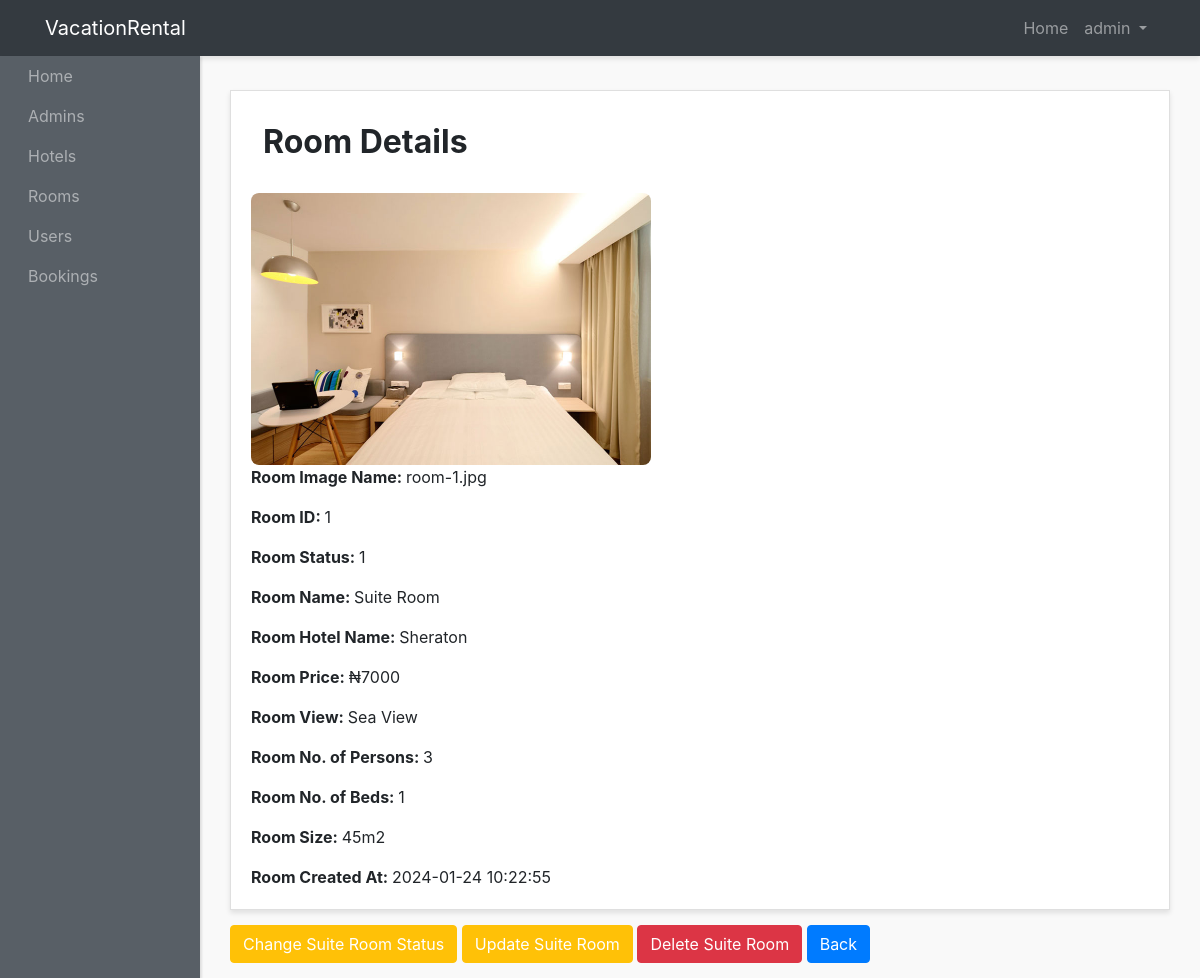
The page /admin-panel/rooms-admins/manage-rooms.php?id=1 (signed in) on the database its author committed.
### tables this page shows
CREATE TABLE `rooms` (
  `id` int(11) NOT NULL,
  `name` varchar(255) NOT NULL,
  `image` varchar(255) NOT NULL,
  `description` text NOT NULL,
  `price` int(11) NOT NULL,
  `num_persons` int(11) NOT NULL,
  `size` int(11) NOT NULL,
  `view` varchar(255) NOT NULL,
  `num_beds` int(11) NOT NULL,
  `hotel_id` int(11) NOT NULL,
  `hotel_name` varchar(255) NOT NULL,
  `uti_description` text NOT NULL,
  `status` int(11) NOT NULL DEFAULT 1,
  `created_at` timestamp NOT NULL DEFAULT current_timestamp()
);

### admin-panel/rooms-admins/manage-rooms.php (the view, shortened to what this page needs)
<?php require "../layouts/header.php"; ?>
<?php require "../../config/config.php"; ?>
<?php
if (isset($_GET['id'])) {
    $id = $_GET['id'];
    $room = $conn->query("SELECT * FROM rooms WHERE id='$id'");
    $room->execute();
    $singleRoom = $room->fetch(PDO::FETCH_OBJ);
} else {
    echo "<script>window.location.href='".ADMINURL."/404.php'</script>";
}
?>
<div class="row">
    <div class="col">
        <div class="card">
            <h2 class="card-title" style="margin-top: 2rem; margin-left: 2rem;"><strong>Room Details</strong></h2>
            <div class="card-body">
                <img src="<?php echo ROOMSIMAGES; ?>/<?php echo $singleRoom->image; ?>" alt="" style="width: 25rem; height: 17rem; border-radius: 0.5rem;">
                <p class="card-text"><strong>Room Image Name: </strong><?php echo $singleRoom->image; ?></p>
                <p class="card-text"><strong>Room ID: </strong><?php echo $singleRoom->id; ?></p>
                <p class="card-text"><strong>Room Status: </strong><?php echo $singleRoom->status; ?></p>
                <p class="card-text"><strong>Room Name: </strong><?php echo $singleRoom->name; ?></p>
                <p class="card-text"><strong>Room Hotel Name: </strong><?php echo $singleRoom->hotel_name; ?></p>
                <p class="card-text"><strong>Room Price: </strong>₦<?php echo $singleRoom->price; ?></p>
                <p class="card-text"><strong>Room View: </strong><?php echo $singleRoom->view; ?></p>
                <p class="card-text"><strong>Room No. of Persons: </strong><?php echo $singleRoom->num_persons; ?></p>
                <p class="card-text"><strong>Room No. of Beds: </strong><?php echo $singleRoom->num_beds; ?></p>
                <p class="card-text"><strong>Room Size: </strong><?php echo $singleRoom->size; ?>m2</p>
                <p class="card-text"><strong>Room Created At: </strong><?php echo $singleRoom->created_at; ?></p>
            </div>
        </div>
        <a  href="status-rooms.php?id=<?php echo $singleRoom->id; ?>" class="btn btn-warning text-white text-center ">Change <?php echo $singleRoom->name; ?> Status</a>
        <a  href="update-rooms.php?id=<?php echo $singleRoom->id; ?>" class="btn btn-warning text-white text-center ">Update <?php echo $singleRoom->name; ?></a>
        <a  href="delete-rooms.php?id=<?php echo $singleRoom->id; ?>" class="btn btn-danger  text-center ">Delete <?php echo $singleRoom->name; ?></a>
        <a  href="show-rooms.php" class="btn btn-primary text-white text-center">Back</a>
    </div>
</div>
 <?php require "../layouts/footer.php"; ?>

### admin-panel/styles/style.css (style rules this page uses)
body { background: #f9f9f9; }
.card { margin-bottom: 15px; border-radius: 0; box-shadow: 0 3px 5px rgba(0, 0, 0, .1); }

### rows shown on the page
rooms: image (picture), image "room-1.jpg", id "1", status "1", name "Suite Room", hotel_name "Sheraton", price "7000", view "Sea View", num_persons "3", num_beds "1", size "45", created_at "2024-01-24 10:22:55"

### other values the page prints
$_SESSION['adminname'] "admin"
